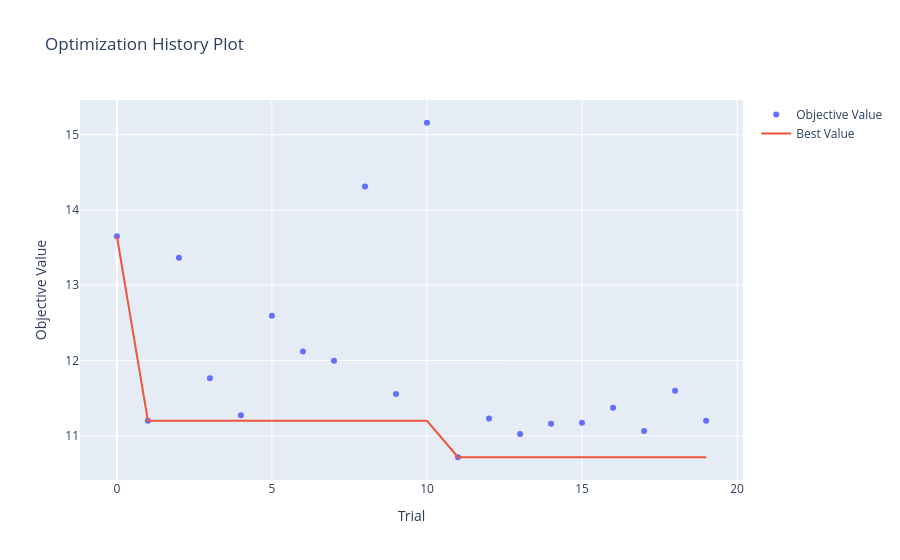

Notebook code for this chart:
### Code cell
# NOx with lags

study = optuna.load_study(
    study_name="30_07_17_40_MLP_NY_NOx_WITH_LAGS",
    storage="sqlite:///optuna_studies.db"
)

opt_history = plot_optimization_history(study)
opt_history.show()

### Figure 1 — Plotly figure (JSON) as saved in the notebook; plotly's stock layout.template omitted (floating-point values rounded to 4 significant figures)
{"data": [{"mode": "markers", "name": "Objective Value", "type": "scatter", "x": [0, 1, 2, 3, 4, 5, 6, 7, 8, 9, 10, 11, 12, 13, 14, 15, 16, 17, 18, 19], "y": [13.65, 11.2, 13.37, 11.76, 11.27, 12.59, 12.12, 12.0, 14.31, 11.56, 15.16, 10.71, 11.23, 11.03, 11.16, 11.17, 11.37, 11.06, 11.6, 11.2]}, {"mode": "lines", "name": "Best Value", "type": "scatter", "x": [0, 1, 2, 3, 4, 5, 6, 7, 8, 9, 10, 11, 12, 13, 14, 15, 16, 17, 18, 19], "y": [13.65, 11.2, 11.2, 11.2, 11.2, 11.2, 11.2, 11.2, 11.2, 11.2, 11.2, 10.71, 10.71, 10.71, 10.71, 10.71, 10.71, 10.71, 10.71, 10.71]}, {"marker": {"color": "#cccccc"}, "mode": "markers", "name": "Infeasible Trial", "showlegend": false, "type": "scatter", "x": [], "y": []}], "layout": {"title": {"text": "Optimization History Plot"}, "xaxis": {"title": {"text": "Trial"}}, "yaxis": {"title": {"text": "Objective Value"}}}}
